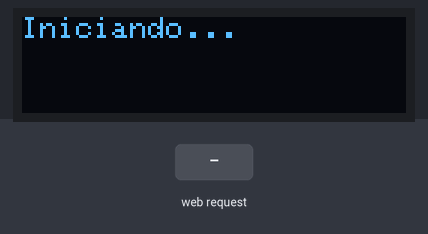
A program run on a simulated ESP32. Shown: 128×32 one-colour display. Inputs (shaded band) come from the test bench. WiFi joins after 1.5 s; servers stay silent unless stated; random numbers use the default seed unless the program sets one; what the program prints to the serial monitor is not drawn.

Above: at 0.1 s.
At 3.59 s:
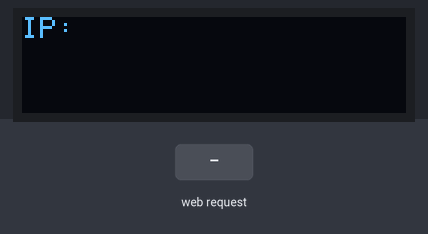
At 4.7 s:
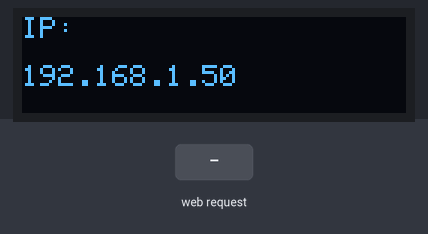
4.8 s: HTTP request GET /getTemp1 received
Timing chart, 0 to 7.8 s (numbered marks = the images above; inputs shaded):
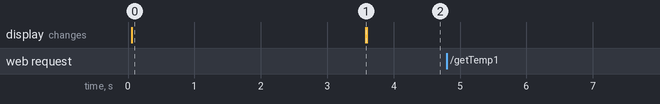

The program:

main.cpp
```cpp
#include <Arduino.h>
#include <Display.hpp>
#include <WifiManager.hpp>
#include <SimpleWebServer.hpp>
#include <SensorTemp1.hpp>
#include <SensorTemp2.hpp>

Display display;
SimpleWebServer webServer;
WifiManager wifiManager;
SensorTemp1 sensor1;
SensorTemp2 sensor2;

// Variáveis para armazenar as temperaturas
float temperatura1 = 0.0;
float temperatura2 = 0.0;

// Definições de handles para as tasks
TaskHandle_t TaskTemperaturaHandle = NULL;
TaskHandle_t TaskServidorHandle = NULL;
TaskHandle_t TaskDisplayHandle = NULL;

// Task para ler sensores de temperatura
void TaskTemperatura(void *pvParameters) {
    for (;;) {
        temperatura1 = sensor1.ReadTemperature();
        temperatura2 = sensor2.ReadTemperature();
        vTaskDelay(pdMS_TO_TICKS(2000)); // Atualiza a cada 2 segundos
    }
}

// Task para enviar dados via WebServer
void TaskServidor(void *pvParameters) {
    for (;;) {
        webServer.sendData(temperatura1, temperatura2);
        webServer.handleClient();
        vTaskDelay(pdMS_TO_TICKS(100)); // Frequência de resposta rápida
    }
}

// Task para atualizar Display
void TaskDisplay(void *pvParameters) {
    for (;;) {
        display.PrintLine(0, "IP:");
        display.PrintLine(1, wifiManager.getIPAddress().c_str());
        display.PrintLine(2, String("Temp1: " + String(temperatura1)).c_str());
        display.PrintLine(3, String("Temp2: " + String(temperatura2)).c_str());
        vTaskDelay(pdMS_TO_TICKS(5000)); // Atualiza display a cada 5 segundos
    }
}

void setup() {
    Serial.begin(115200);
    display.Start();
    wifiManager.connect("Maker_WiFi", "Maker@2025");
    webServer.setupRoutes();

    // Criar a task de leitura de temperatura no núcleo 0
    xTaskCreatePinnedToCore(
        TaskTemperatura,        // Função
        "TaskTemperatura",      // Nome
        2048,                   // Stack size (bytes)
        NULL,                   // Parâmetros
        1,                      // Prioridade
        &TaskTemperaturaHandle, // Handle
        0                       // Núcleo 0
    );

    // Criar a task do servidor web no núcleo 1
    xTaskCreatePinnedToCore(
        TaskServidor,
        "TaskServidor",
        4096,
        NULL,
        1,
        &TaskServidorHandle,
        1 // Núcleo 1
    );

    // Criar a task do Display no núcleo 1
    xTaskCreatePinnedToCore(
        TaskDisplay,
        "TaskDisplay",
        4096,
        NULL,
        1,
        &TaskDisplayHandle,
        1 // Núcleo 1
    );
}

void loop() {
    // O loop principal fica vazio porque as tasks estão rodando
    vTaskDelay(pdMS_TO_TICKS(1000));
}
```

Display.hpp
```cpp
#ifndef DISPLAY_HPP
#define DISPLAY_HPP

#include <Arduino.h>
#include <Wire.h>
#include <Adafruit_GFX.h>
#include <Adafruit_SSD1306.h>

#define SCREEN_WIDTH 128
#define SCREEN_HEIGHT 32
#define OLED_RESET    -1
#define SCREEN_ADDRESS 0x3C  // Endereço I2C padrão para SSD1306
#define SDA_PIN 21
#define SCL_PIN 22

class Display
{
    public:
        Display();
        void Start();
        void PrintLine(uint8_t line, const char* texto);
        void Clear();

    private:
        Adafruit_SSD1306 display;
};

#endif
```

SensorTemp1.hpp
```cpp
#ifndef SENSORTEMP1_HPP
#define SENSORTEMP1_HPP

#include <Arduino.h>

class SensorTemp1
{
    public:
        SensorTemp1();
        float ReadTemperature();

    private:
       float temperature;
};

#endif
```

SensorTemp2.hpp
```cpp
#ifndef SENSORTEMP2_HPP
#define SENSORTEMP2_HPP

#include <Arduino.h>

class SensorTemp2
{
    public:
        SensorTemp2();
        float ReadTemperature();

    private:
       float temperature;
};

#endif
```

SimpleWebServer.hpp
```cpp
#ifndef SIMPLE_WEB_SERVER_HPP
#define SIMPLE_WEB_SERVER_HPP

#include <WebServer.h>
#include <WiFi.h>

class SimpleWebServer {

    public:
        SimpleWebServer();
        void handleClient();
        void sendData(const int &temp1, const int &temp2);
        void setupRoutes();

    private:
        WebServer server;
        float currentTemp1;
        float currentTemp2;
};

#endif
```

WifiManager.hpp
```cpp
#ifndef WIFIMANAGER_HPP
#define WIFIMANAGER_HPP

#include <Arduino.h>
#include <WiFi.h>

class WifiManager
{
    public:
        WifiManager();
        void connect(const char* ssid, const char* key);
        bool isConnected();
        std::string getIPAddress();

    private:
        const char* _ssid;
        const char* _key;
};

#endif
```

Display.cpp
```cpp
#include "Display.hpp"

Display::Display() : display(SCREEN_WIDTH, SCREEN_HEIGHT, &Wire, OLED_RESET) {}

void Display::Start() {
    Wire.begin(SDA_PIN, SCL_PIN);

    if (!display.begin(SSD1306_SWITCHCAPVCC, SCREEN_ADDRESS)) {
        Serial.println("Falha ao inicializar o display!");
        for (;;);
    }

    display.clearDisplay();
    display.setTextSize(1);
    display.setTextColor(SSD1306_WHITE);
    display.display();
    display.setCursor(0, 0);
    display.println("Iniciando...");
    display.display();
    delay(2000);
}

void Display::PrintLine(uint8_t line, const char* texto)
{
    if (line > 3) return; // Evita acessar linha inválida

    display.setTextSize(1);
    display.setTextColor(SSD1306_WHITE);
    display.setCursor(0, line * 16);

    // Limpa a linha antes de desenhar o novo texto
    display.fillRect(0, line * 16, 128, 16, SSD1306_BLACK);

    display.print(texto);
    display.display();
}

void Display::Clear()
{
    display.clearDisplay();
    display.display();
}
```

SensorTemp1.cpp
```cpp
#include "SensorTemp1.hpp"

SensorTemp1::SensorTemp1()
{
    Serial.println("SensorTemp1 constructor called");
}

float SensorTemp1::ReadTemperature()
{
   // Simula sensor ou usa leitura real
  return random(200, 300) / 10.0;  // Exemplo: 20.0 a 30.0 °C
}
```

SensorTemp2.cpp
```cpp
#include "SensorTemp2.hpp"

SensorTemp2::SensorTemp2()
{
    Serial.println("SensorTemp1 constructor called");
}

float SensorTemp2::ReadTemperature()
{
   // Simula sensor ou usa leitura real
  return random(200, 300) / 10.0;  // Exemplo: 20.0 a 30.0 °C
}
```

SimpleWebServer.cpp
```cpp
#include "SimpleWebServer.hpp"

SimpleWebServer::SimpleWebServer() : server(80)
{
    Serial.println("Construtor do servidor web chamado...");
}

void SimpleWebServer::handleClient() {
    server.handleClient();
}

void SimpleWebServer::sendData(const int &temp1, const int &temp2) {
    currentTemp1 = temp1;
    currentTemp2 = temp2;
}

void SimpleWebServer::setupRoutes() {

    // Endpoints
    server.on("/getMacAddress", HTTP_GET, [this]()
    {
        server.send(200, "text/plain", WiFi.macAddress());
        Serial.println("MAC Address: " + WiFi.macAddress());
    });

    server.on("/getTemp1", HTTP_GET, [this]()
    {
        server.send(200, "text/plain", String(currentTemp1));
        Serial.println("Temp1: " + String(currentTemp1));
    });

    server.on("/getTemp2", HTTP_GET, [this]()
    {
        server.send(200, "text/plain", String(currentTemp2));
        Serial.println("Temp2: " + String(currentTemp2));
    });

    server.begin();
}
```

WifiManager.cpp
```cpp
#include "WifiManager.hpp"

WifiManager::WifiManager() : _ssid(nullptr), _key(nullptr) {}

void WifiManager::connect(const char* ssid, const char* key) {
    _ssid = ssid;
    _key = key;

    Serial.print("SSID   ");
    Serial.println(_ssid);
    Serial.print("Key   ");
    Serial.println(_key);

    WiFi.begin(_ssid, _key);

    while (WiFi.status() != WL_CONNECTED) {
        delay(500);
        Serial.println("Connecting to WiFi...");
    }

    Serial.println("Connected to WiFi");
    // Exibir IP, Máscara de Rede, Gateway e Endereço MAC
    Serial.print("IP Address: ");
    Serial.println(WiFi.localIP());
    Serial.print("Subnet Mask: ");
    Serial.println(WiFi.subnetMask());
    Serial.print("Gateway IP: ");
    Serial.println(WiFi.gatewayIP());
    Serial.print("MAC Address: ");
    Serial.println(WiFi.macAddress());

}

bool WifiManager::isConnected() {
    return WiFi.status() == WL_CONNECTED;
}

std::string WifiManager::getIPAddress() {
    if (isConnected()) {
        return WiFi.localIP().toString().c_str();
    }
    return "0.0.0.0";
}
```

Measured:
- after the input at 4.8 s, every drawn part: stays the same
- what the display in image 0 shows lasts 3.5 s, from 0.1 s to 3.6 s
